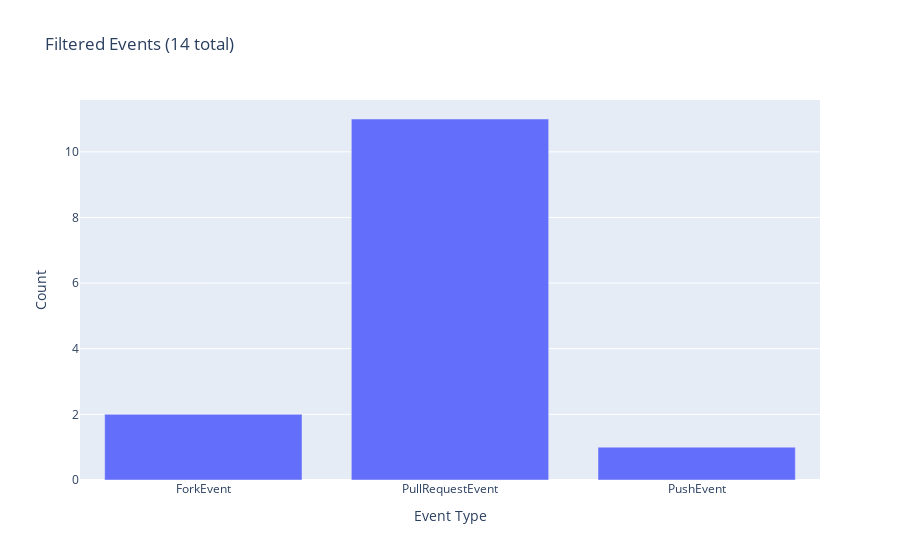
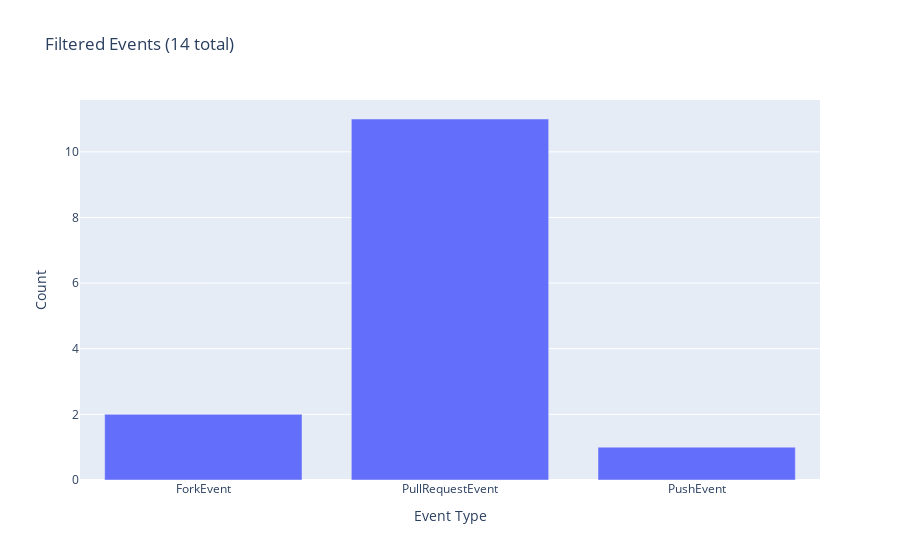
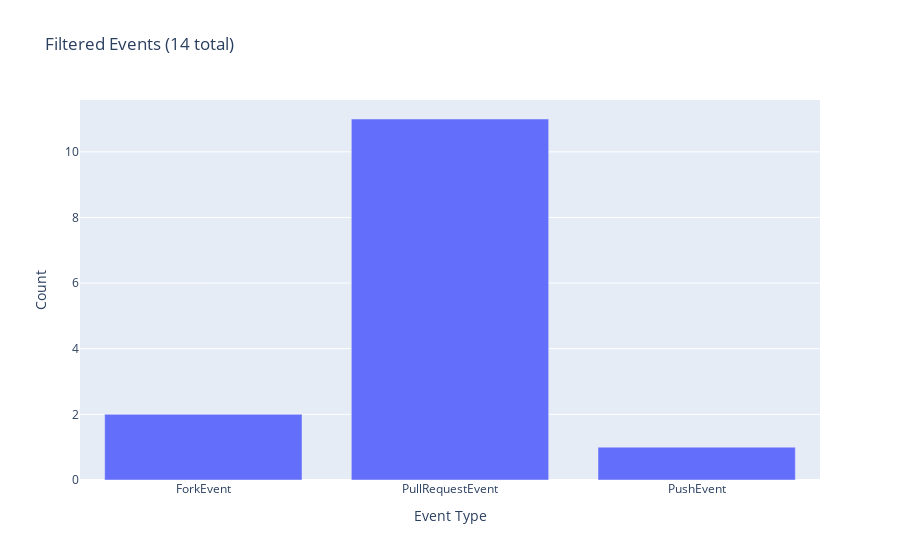

Source (notebook cell) for these figures, in order:
### Code cell
#  Interactive Filters

if dashboard.events_df is not None:
    # Date range selector
    min_date = dashboard.events_df['created_at'].min().date()
    max_date = dashboard.events_df['created_at'].max().date()
    date_range = widgets.SelectionRangeSlider(
        options=pd.date_range(min_date, max_date).tolist(),
        index=(0, len(pd.date_range(min_date, max_date)) - 1),
        description='Date Range:',
        layout=widgets.Layout(width='80%')
    )
    
    # Event type selector
    event_types = dashboard.events_df['event_type'].unique().tolist()
    event_type_selector = widgets.SelectMultiple(options=event_types, value=event_types, description='Event Types:')
    
    # Repository selector
    repos = dashboard.events_df['repo_name'].unique().tolist()
    repo_selector = widgets.SelectMultiple(options=repos, value=repos[:min(5,len(repos))], description='Repositories:')
    
    # Refresh button
    refresh_button = widgets.Button(description='🔄 Refresh Data', button_style='success', tooltip='Reload metrics from disk')
    
    output = widgets.Output()
    
    # Update function
    def on_filter_change(*args):
        with output:
            clear_output(wait=True)
            
            filtered_df = dashboard.events_df[
                (dashboard.events_df['event_type'].isin(event_type_selector.value)) &
                (dashboard.events_df['repo_name'].isin(repo_selector.value))
            ]
            
            if len(filtered_df) == 0:
                print("⚠️  No data matches the selected filters")
                return
            
            # Filtered chart
            fig = px.bar(
                filtered_df.groupby('event_type').size().reset_index(),
                x='event_type', y=0,
                title=f'Filtered Events ({len(filtered_df):,} total)',
                labels={'0':'Count','event_type':'Event Type'}
            )
            fig.show()
            
            # Summary stats
            print(f"\n Filtered Summary:")
            print(f"   Total events: {len(filtered_df):,}")
            print(f"   Repositories: {filtered_df['repo_name'].nunique()}")
            print(f"   Contributors: {filtered_df['actor_login'].nunique()}")
    
    # Refresh handler
    def on_refresh_click(b):
        with output:
            clear_output(wait=True)
            print("🔄 Refreshing data...")
            if dashboard.load_data():
                print(f"✓ Data refreshed at {dashboard.last_update.strftime('%H:%M:%S')}")
                on_filter_change()
            else:
                print("⚠️  Failed to refresh data")
    
    # Connect widgets
    event_type_selector.observe(on_filter_change, 'value')
    repo_selector.observe(on_filter_change, 'value')
    refresh_button.on_click(on_refresh_click)
    
    # Display widgets
    print("\n  Interactive Filters:")
    display(widgets.VBox([event_type_selector, repo_selector, refresh_button, output]))
    
    # Initial render
    on_filter_change()

### Figure 1 — Plotly figure (JSON) as saved in the notebook; plotly's stock layout.template omitted (floating-point values rounded to 4 significant figures)
{"data": [{"hovertemplate": "Event Type=%{x}<br>Count=%{y}<extra></extra>", "legendgroup": "", "marker": {"color": "#636efa", "pattern": {"shape": ""}}, "name": "", "orientation": "v", "showlegend": false, "textposition": "auto", "type": "bar", "x": ["ForkEvent", "PullRequestEvent", "PushEvent"], "xaxis": "x", "y": [2, 11, 1], "yaxis": "y"}], "layout": {"barmode": "relative", "legend": {"tracegroupgap": 0}, "title": {"text": "Filtered Events (14 total)"}, "xaxis": {"anchor": "y", "domain": [0, 1], "title": {"text": "Event Type"}}, "yaxis": {"anchor": "x", "domain": [0, 1], "title": {"text": "Count"}}}}

### Figure 2 — Plotly figure (JSON) as saved in the notebook; plotly's stock layout.template omitted (floating-point values rounded to 4 significant figures)
{"data": [{"hovertemplate": "Event Type=%{x}<br>Count=%{y}<extra></extra>", "legendgroup": "", "marker": {"color": "#636efa", "pattern": {"shape": ""}}, "name": "", "orientation": "v", "showlegend": false, "textposition": "auto", "type": "bar", "x": ["ForkEvent", "PullRequestEvent", "PushEvent"], "xaxis": "x", "y": [2, 11, 1], "yaxis": "y"}], "layout": {"barmode": "relative", "legend": {"tracegroupgap": 0}, "title": {"text": "Filtered Events (14 total)"}, "xaxis": {"anchor": "y", "domain": [0, 1], "title": {"text": "Event Type"}}, "yaxis": {"anchor": "x", "domain": [0, 1], "title": {"text": "Count"}}}}

### Figure 3 — Plotly figure (JSON) as saved in the notebook; plotly's stock layout.template omitted (floating-point values rounded to 4 significant figures)
{"data": [{"hovertemplate": "Event Type=%{x}<br>Count=%{y}<extra></extra>", "legendgroup": "", "marker": {"color": "#636efa", "pattern": {"shape": ""}}, "name": "", "orientation": "v", "showlegend": false, "textposition": "auto", "type": "bar", "x": ["ForkEvent", "PullRequestEvent", "PushEvent"], "xaxis": "x", "y": [2, 11, 1], "yaxis": "y"}], "layout": {"barmode": "relative", "legend": {"tracegroupgap": 0}, "title": {"text": "Filtered Events (14 total)"}, "xaxis": {"anchor": "y", "domain": [0, 1], "title": {"text": "Event Type"}}, "yaxis": {"anchor": "x", "domain": [0, 1], "title": {"text": "Count"}}}}
